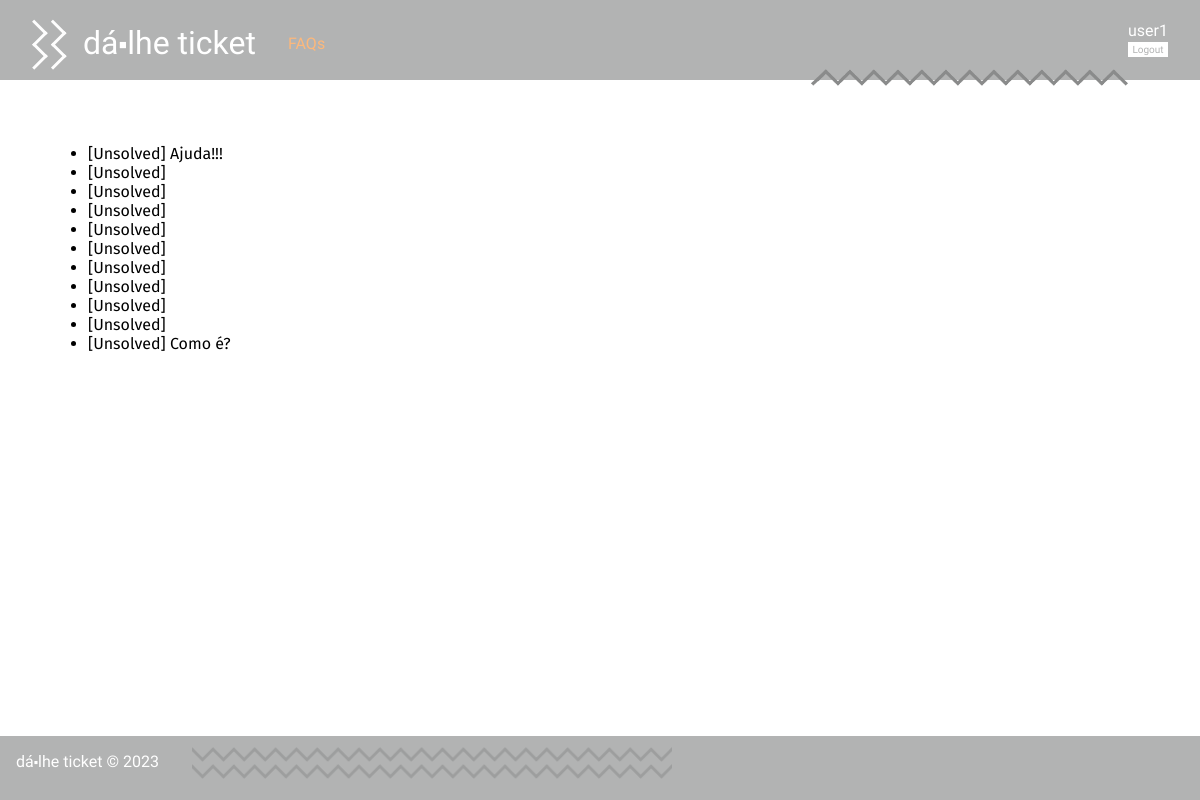
The page /pages/my_tickets.php (signed in) on the database as committed earlier.
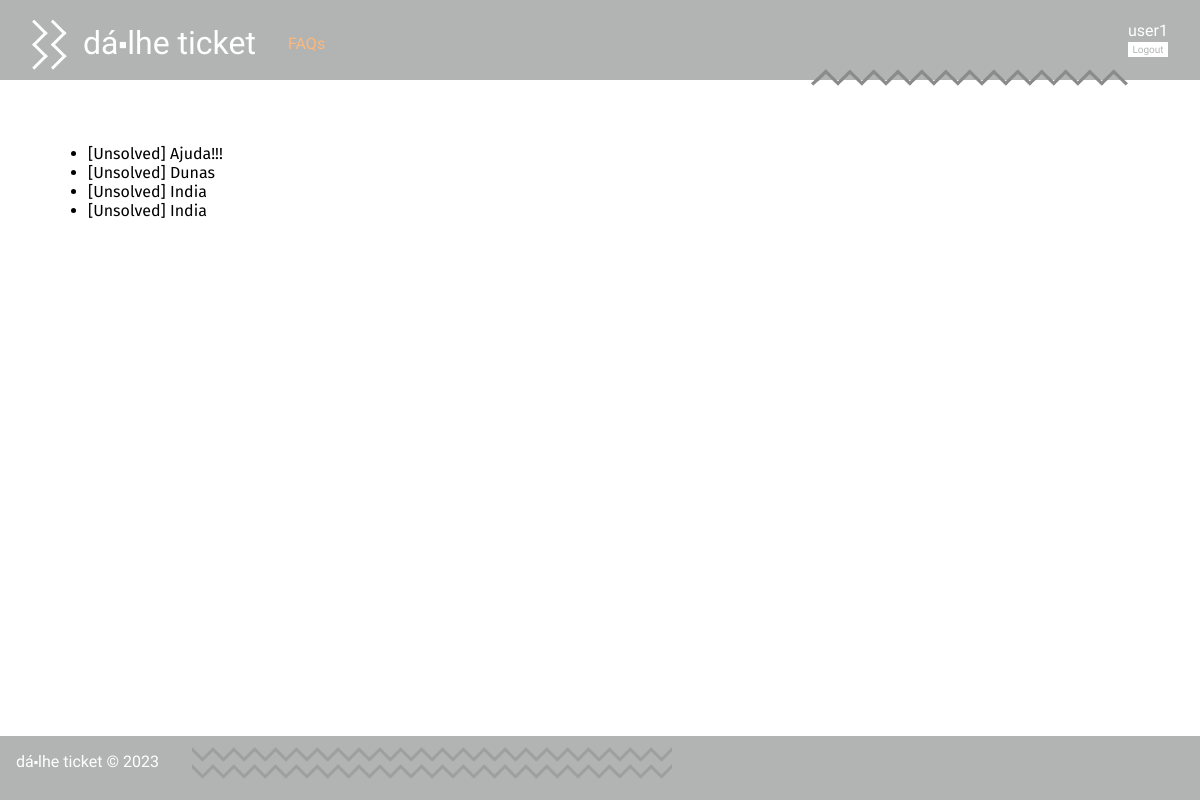
The same page on the database as committed later.
### tables this page shows
CREATE TABLE Ticket(
   id integer primary key autoincrement,
   title varchar(60) not null,
   client varchar(20) not null,
   agent varchar(20),
   status varchar(10) not null,
   department varchar(20),
   foreign key (client) references User(username),
   foreign key (agent) references User(username),
   foreign key (department) references Department(name)
);

### pages/my_tickets.php (called while the page is built, shortened)
<?php
    require_once(__DIR__ . '/../templates/common.tpl.php');
    require_once(__DIR__ . '/../templates/ticket.tpl.php');
    require_once(__DIR__ . '/../utils/session.php');
    $session = new Session();
    $db = getDatabaseConnection();
    $tickets = Ticket::getAllTicketsFromClient($db, $session->getName());
    drawTicketList($tickets);
?>

### database/ticket.class.php (called while the page is built, shortened)
<?php
class Ticket {
    public function __construct(int $id, string $title, string $client, ?string $agent, string $status, string $department) {
        $this->id = $id;
        $this->title = $title;
        $this->status = $status;
    }
    static public function getAllTicketsFromClient(PDO $db, string $client) : array {
        $stmt = $db->prepare('SELECT * from Ticket WHERE client = ?');
        $stmt->execute(array($client));
        $tickets = array();
        while ($ticket = $stmt->fetch()) {
            $tickets[] = new Ticket(
                $ticket['id'],
                $ticket['title'],
                $ticket['client'],
                $ticket['agent'],
                $ticket['status'],
                $ticket['department']);
        }
        return $tickets;
    }
}
?>

### utils/session.php (called while the page is built, shortened)
<?php
  class Session {
    public function getName() : ?string {
      return isset($_SESSION['name']) ? $_SESSION['name'] : null;
    }
  }
?>

### templates/ticket.tpl.php (the view, shortened to what this page needs)
<?php
    require_once(__DIR__ . '/../database/ticket.class.php');
?>
<?php function drawTicketList(array $tickets, string $title = '') : void {
    ?>
    <ul class="ticket_list">
    <?php foreach ($tickets as $ticket) {?>
        <li><a href="../pages/ticket.php?id=<?= $ticket->id?>">[<?= $ticket->status?>] <?= $ticket->title?></a></li>
    <?php }?>
    </ul>
<?php }?>

Rows that differ between the two databases and show on the page:
removed ticket: status "Unsolved"
removed ticket: status "Unsolved"
removed ticket: status "Unsolved"
removed ticket: status "Unsolved"
removed ticket: status "Unsolved"
removed ticket: status "Unsolved"
removed ticket: status "Unsolved", title "Como é?"
changed ticket: title (not shown) → "Dunas"
changed ticket (number 3 of 4 on the later page): title (not shown) → "India"
changed ticket (number 4 of 4 on the later page): title (not shown) → "India"
